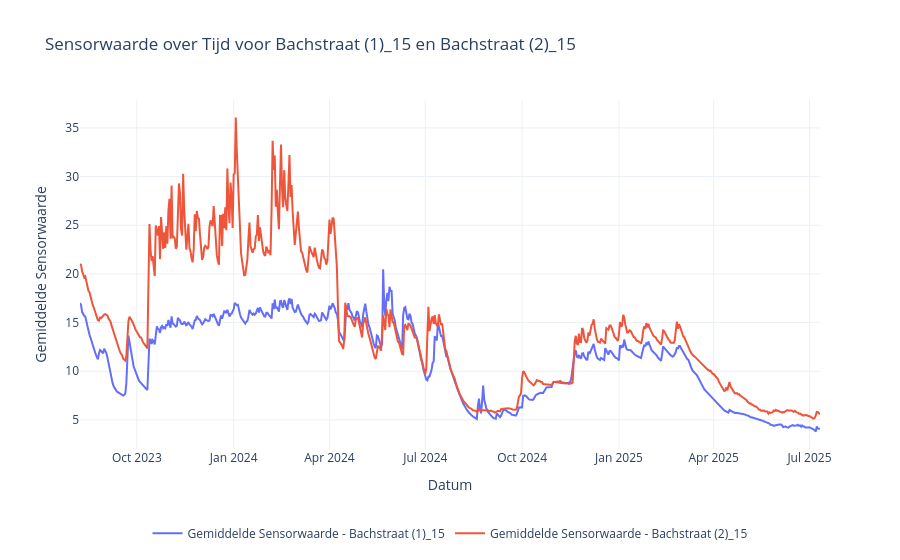

Write notebook code for a chart like this one.
### Code cell
# vergelijk bachstraat (1) met (2)
# Zorg ervoor dat 'datum' een datetime-formaat heeft
df['datum'] = pd.to_datetime(df['datum'])

# Specificeer de locaties om te visualiseren
locaties = ['Bachstraat (1)_15', 'Bachstraat (2)_15']

# Begin met het aanmaken van een lege figuur
fig = make_subplots(specs=[[{"secondary_y": False}]])

# Loop door elke geselecteerde locatie en voeg de sensorwaarde toe aan de figuur
for locatie in locaties:
    # Filter de data voor de huidige locatie
    data_locatie = df[df['locatie'] == locatie]

    # Sorteer data op datum voor een consistente tijdsreeks
    data_locatie = data_locatie.sort_values('datum')

    # Voeg de sensorwaarde toe aan de primaire y-as
    fig.add_trace(
        go.Scatter(
            x=data_locatie['datum'], 
            y=data_locatie['s'], 
            mode='lines',
            name=f'Gemiddelde Sensorwaarde - {locatie}'
        )
    )

# Labels en titel toevoegen
fig.update_xaxes(title_text="Datum")
fig.update_yaxes(title_text="Gemiddelde Sensorwaarde")

fig.update_layout(
    title_text="Sensorwaarde over Tijd voor Bachstraat (1)_15 en Bachstraat (2)_15",
    template="plotly_white",
    legend=dict(
        orientation="h",
        yanchor="top",
        y=-0.2,  # Plaatst de legenda onder de grafiek
        xanchor="center",
        x=0.5
    )
)

# Toon de grafiek
fig.show()

### Figure 1 — Plotly figure (JSON) as saved in the notebook; plotly's stock layout.template omitted (floating-point values rounded to 4 significant figures; data arrays with more than 128 entries replaced by an {"elided": "..."} marker saying what was removed)
{"data": [{"mode": "lines", "name": "Gemiddelde Sensorwaarde - Bachstraat (1)_15", "type": "scatter", "x": {"elided": "704 str values"}, "y": {"elided": "704 float values"}}, {"mode": "lines", "name": "Gemiddelde Sensorwaarde - Bachstraat (2)_15", "type": "scatter", "x": {"elided": "704 str values"}, "y": {"elided": "704 float values"}}], "layout": {"legend": {"orientation": "h", "x": 0.5, "xanchor": "center", "y": -0.2, "yanchor": "top"}, "title": {"text": "Sensorwaarde over Tijd voor Bachstraat (1)_15 en Bachstraat (2)_15"}, "xaxis": {"anchor": "y", "domain": [0, 1], "title": {"text": "Datum"}}, "yaxis": {"anchor": "x", "domain": [0, 1], "title": {"text": "Gemiddelde Sensorwaarde"}}}}
